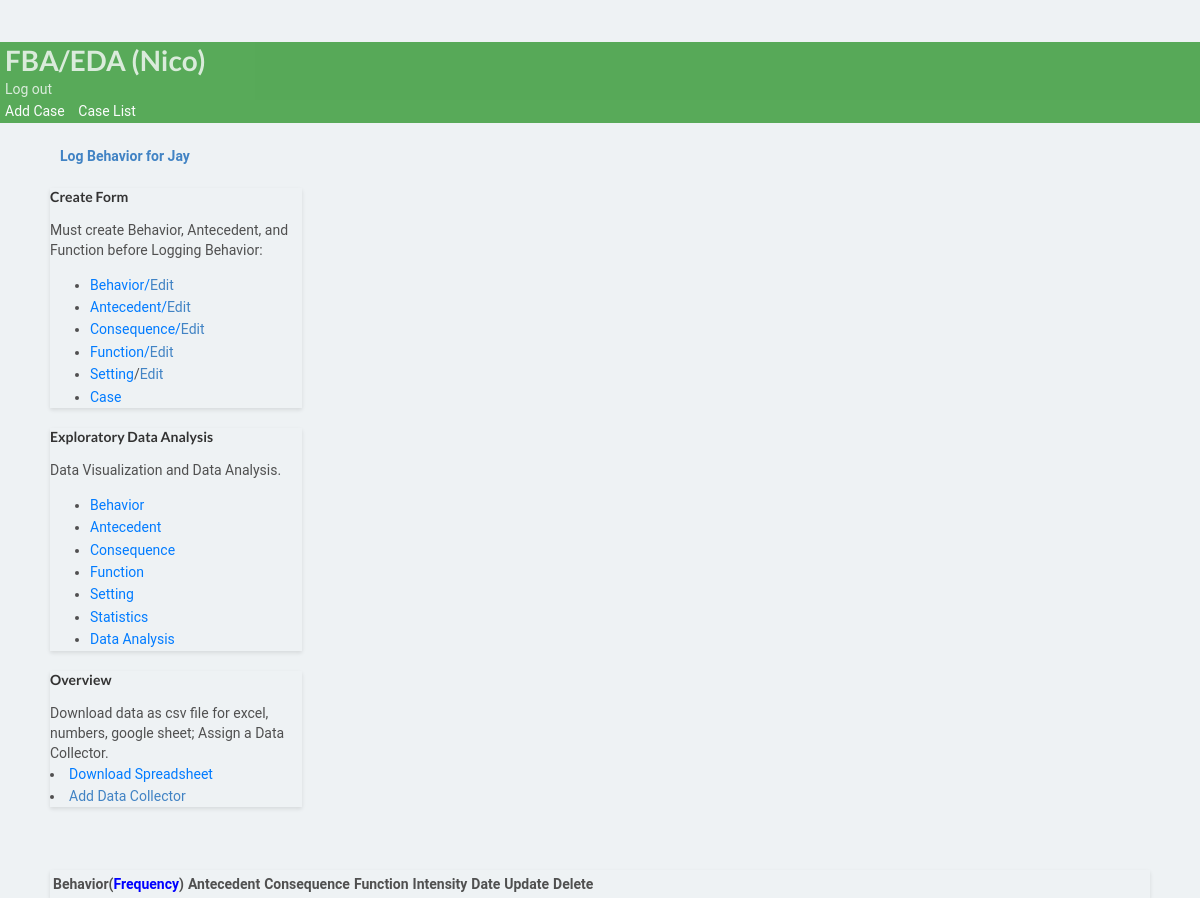
Page /dashboard/4/ (signed in) on the earlier database version.
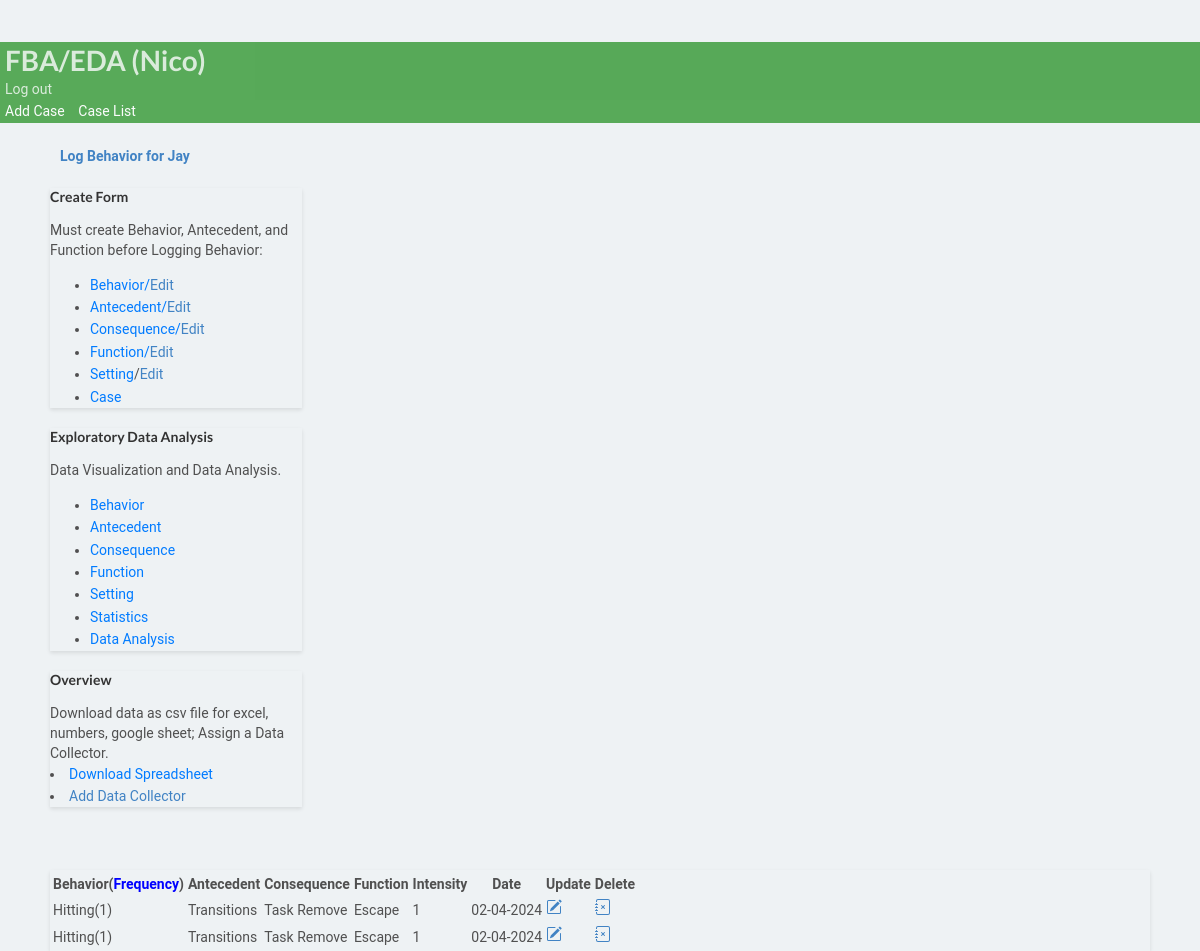
Same page on the later database version.
### bip/models.py (models this page shows, shortened)
class CustomUser(AbstractUser):
    bio = models.CharField(max_length=20, blank=True, null=True, verbose_name='Occupation')

class Student(models.Model):
        studentname= models.CharField(max_length=30,verbose_name= 'Name', null=True, blank=True)
        slug = models.SlugField(max_length=150,null=False,unique=False,blank=False,
        verbose_name=("Unique Identifier"),
        help_text=(
            "*Unique Identification allows another to use FBO form if provided by you only"
        ),
    )
        user_student = models.ForeignKey(CustomUser, on_delete=models.CASCADE,  default=None,related_name="postts")

class Case(models.Model):
        student= models.ForeignKey(Student,on_delete=models.CASCADE)
        behavior = models.ForeignKey(Behavior, on_delete=models.CASCADE)
        user = models.ForeignKey(CustomUser, on_delete=models.CASCADE, default=None)
        anticedent = models.ForeignKey(Anticedent,on_delete=models.CASCADE, verbose_name='Antecedent')
        function = models.ForeignKey(Function,on_delete=models.CASCADE)
        consequence = models.ForeignKey(Consequence,on_delete=models.CASCADE)
        enviroment = models.ForeignKey(Enviroment,on_delete=models.CASCADE, null=True, blank=True, verbose_name='Setting')
        date_created = models.DateField(null=True, blank=True, default=timezone.now, verbose_name='Date')
        duration = models.PositiveIntegerField(null=True, blank=True, verbose_name='Duration(Sec)')
        time = models.TimeField(null=True, blank=True)
        frequency = models.PositiveIntegerField(null=True, blank=True,  default=1, verbose_name='Frequency')
        intensity = models.PositiveIntegerField(null=True, blank=True,  default=1, validators=[
            MinValueValidator(1, message='Intensity must be at least 1(Mild).'),
            MaxValueValidator(3, message='Intensity options are 1(Mild), 2(Moderate),and 3(Severe).')
        ],
        verbose_name='Intensity')
        class Meta:
            ordering = ['-date_created']

class Behavior(models.Model):
        behaviorincident = models.CharField(max_length=30,verbose_name= 'Behavior')
        behavior_definition = models.CharField(null=True, blank=True, max_length=1000,verbose_name= 'Behavior Definition')
        intensity_definition = models.TextField(max_length=1000, null=True, blank=True,verbose_name= 'Define Intensity for 1(Mild), 2(Moderate), 3(Severe)')
        student= models.ForeignKey(Student,on_delete=models.CASCADE)
        user = models.ForeignKey(CustomUser, on_delete=models.CASCADE,  default=None)
        def __str__(self):
          return self.behaviorincident

class Anticedent(models.Model):
        anticedentincident = models.CharField(max_length=50,verbose_name= 'Antecedent', null=True, blank=True)
        student= models.ForeignKey(Student,on_delete=models.CASCADE)
        anticedent_definition = models.CharField(null=True, blank=True, max_length=1000, verbose_name= 'Antecedent Definition')
        user = models.ForeignKey(CustomUser, on_delete=models.CASCADE,  default=None)
        def __str__(self):
          return self.anticedentincident

class Consequence(models.Model):
        behaviorconsequence = models.CharField(max_length=30, null=True, blank=True,verbose_name= 'Consequence')
        student= models.ForeignKey(Student,on_delete=models.CASCADE)
        user = models.ForeignKey(CustomUser, on_delete=models.CASCADE,  default=None)
        def __str__(self):
          return self.behaviorconsequence

class Function(models.Model):
        behaviorfunction = models.CharField(max_length=30, null=True, blank=True,verbose_name= 'Function')
        student= models.ForeignKey(Student,on_delete=models.CASCADE)
        user = models.ForeignKey(CustomUser, on_delete=models.CASCADE,  default=None)
        def __str__(self):
          return self.behaviorfunction

### bip/views.py (the view)
# urls.py: path('dashboard/<pk>/', views.dashboard, name='dashboard'),
@login_required(login_url='case_manager_login')
@user_passes_test(is_case_manager)
def dashboard(request, pk):
    student = get_object_or_404(Student, pk=pk)
    student_behaviors = student.case_set.all()
    student_time = student.case_set.filter(time__isnull=False).first()
    student_duration = student.case_set.filter(duration__isnull=False).first()
    student_enviroment = student.case_set.filter(enviroment__isnull=False).first()
    context = {
    'student_behaviors': student_behaviors,
    "student":student,
    'student_time':student_time,
    'student_duration':student_duration,
    'student_enviroment':student_enviroment,
    }
    return render(request, 'bip/dashboard.html',context, )

### bip/context_processors.py (called while the page is built)
def user_context(request):
    user = get_user(request)
    return {'user': user}

### bip/templatetags/custom_filters.py (called while the page is built)
@register.filter(name='is_case_manager')
def is_case_manager(user):
    return user.groups.filter(name='CASE MANAGER').exists()

### bip/views.py (called while the page is built)
def is_case_manager(user):
    return user.groups.filter(name='CASE MANAGER').exists()

### bip/templates/bip/dashboard.html (shortened to what this page needs)
{% extends 'partials/base.html' %}
{% block content %}
<br>
<div class="container my-4">
  <div class="nav-button">
    <a class="btn btn-outline-info" href="{% url 'bip:create_incident' student.id %}"> <b> Log Behavior for {{student.studentname}}</b></a>
  </div>
<div class="row">
  <div class="col-md">
    <div class="card card" style="width: 18rem;">
      <div class="card-body">
        <h5 class="card-title">Create Form</h5>
        <p class="card-text">Must create Behavior, Antecedent, and Function  before Logging Behavior:</p>
              <ul class="list-group list-group-flush">
                      <li class="list-group-item"><a  href="{% url 'bip:create_behavior' student.id %}" class="card-link">Behavior/</a><a href="{% url 'bip:edit_behavior' student.id %}" >Edit</a></li>
                      <li class="list-group-item"><a href="{% url 'bip:create_anticedent' student.id %}" class="card-link">Antecedent/</a><a href="{% url 'bip:edit_anticedent' student.id %}">Edit</a></li>
                      <li class="list-group-item"><a href="{% url 'bip:create_consequence' student.id %}" class="card-link">Consequence/</a><a href="{% url 'bip:edit_consequence' student.id %}">Edit</a></li>
                      <li class="list-group-item"><a  href="{% url 'bip:create_function' student.id %}" class="card-link">Function/</a><a  href="{% url 'bip:edit_function' student.id %}">Edit</a></li>
                      <li class="list-group-item"><a  href="{% url 'bip:create_setting' student.id %}" class="card-link">Setting</a>/<a  href="{% url 'bip:edit_setting' student.id %}">Edit</a></li>
                      <li class="list-group-item"><a  href="{% url 'bip:student_profile' student.id %}" class="card-link">Case</a></li>
              </ul>
    </div>
  </div>
</div>
  <div class="col-md">
    <div class="card card" style="width: 18rem;">
      <div class="card-body">
        <h5 class="card-title">Exploratory Data Analysis</h5>
        <p class="card-text"> Data Visualization and Data Analysis.</p>
      </div>
      <ul class="list-group list-group-flush">
        <li class="list-group-item"><a href="{% url 'bip:snapshot' student.id %}" class="card-link">Behavior</a></li>
        <li class="list-group-item"><a href="{% url 'bip:anticedent' student.pk %}" class="card-link">Antecedent</a></li>
        <li class="list-group-item"><a href="{% url 'bip:consequence' student.pk %}" class="card-link">Consequence</a></li>
        <li class="list-group-item"><a href="{% url 'bip:function' student.pk %}" class="card-link">Function</a></li>
        <li class="list-group-item"><a href="{% url 'bip:setting' student.pk %}" class="card-link">Setting</a></li>
        <li class="list-group-item"><a a href="{% url 'bip:correlation' student.id %}" class="card-link">Statistics</a></li>
       <li class="list-group-item"><a a href="{% url 'bip:filter_data' student.id %}" class="card-link">Data Analysis</a></li>
      </ul>
    </div>
  </div>
  <div class="col-md">
    <div class="card card" style="width: 18rem;">
      <div class="card-body">
        <h5 class="card-title">Overview</h5>
        <p class="card-text">Download data as csv file for excel, numbers, google sheet; Assign a Data Collector.</p>
      </div>
        <li class="list-group-item"><a href="{% url 'bip:export' student.id %}" class="card-link">Download Spreadsheet</a></li>
       <li class="list-group-item"><a  href="{% url 'bip:assign_data_entry' student.id %}">Add Data Collector</a></li>
    </div>
  </div>
</div>
<br>
<div class="row">
  <div class="col-md">
    <div class="card card-body">
      <table class="table table-striped">
        <tr>
          <th>Behavior(<a  data-toggle="popover" data-placement="top" data-content="Why Frequency?
            To count the number of times the same behavior occured within one incident
            (ie. headbanging, hitting etc.)."><span style="color: blue;">Frequency</span></a>)</th>
          <th>Antecedent</th>
          <th>Consequence</th>
          <th>Function</th>
          <th>Intensity</th>
          <th>Date</th>
          <th>Update</th>
          <th>Delete</th>
        </tr>
        {% for incident in student_behaviors %}
        <tr>
          <td>{{incident.behavior }}({{incident.frequency }})</td>
          <td>{{incident.anticedent}}</td>
          <td>{{incident.consequence}}</td>
          <td>{{incident.function}}</td>
          {% if incident.intensity %}
          <td>{{incident.intensity}}</td>
          {% endif %}
          <td>{{incident.date_created|date:'m-d-Y'}}</td>
          <td> <a class="btn btn-warning" href="{% url 'bip:updatepost' pk=incident.pk student_id=incident.student_id %}" ></a></td>
          <td> <a class="btn btn-danger" href="{% url 'bip:delete_post' pk=incident.pk  %}"></a></td>
           {% endfor%}
        </tr>
      </table>
    </div>
  </div>
</div>
</div>
{% endblock %}

### bip/templates/partials/base.html (shortened to what this page needs)
{% load static %}
<!DOCTYPE html>
<html lang="en">
  <head>
    <link
      rel="stylesheet"
      href="https://cdn.jsdelivr.net/npm/bootstrap@4.6.1/dist/css/bootstrap.min.css"integrity="sha384-zCbKRCUGaJDkqS1kPbPd7TveP5iyJE0EjAuZQTgFLD2ylzuqKfdKlfG/eSrtxUkn"crossorigin="anonymous"
    />
    <link rel="stylesheet" type='text/css' href="https://cdnjs.cloudflare.com/ajax/libs/semantic-ui/2.2.14/semantic.min.css">
    <link rel="stylesheet" type="text/css" href="{% static 'css/style.css' %} ">
  </head>
  <body>
    {% load crispy_forms_tags %}
    {% include 'partials/nav.html'%} {% block content %} {% endblock %}
  </body>
</html>

### bip/templates/partials/nav.html (shortened to what this page needs)
{% load custom_filters %}
  <nav class="navbar navbar-dark ">
          <div class="navbar navbar-expand-lg">
                    {% if user.is_authenticated  %}
                    <div class="navbar-new">
                    <h1 class="logo"> <a class="colorwhite" >FBA/EDA ({{ user.username }})</a></h1>
          </div>
              <a class='colorwhite' class="nav-item nav-link" href="{% url 'bip:logout' %}"  >Log out</a>
          </div>
                 <div class="navbar-nav ml-auto">
                        {% if user|is_case_manager %}
              <a class="colorwhite" href="{% url 'bip:create_student' %}">Add Case</a>
              <a class="colorwhite" href="{% url 'bip:for_user' username=user.username %}">Case List</a>
                </div>
                {% endif %}
        {% endif %}
</nav>

### staticfiles/static_cdn/static_root/css/style.css (style rules this page uses)
body { background: white }
.navbar { opacity: 0.8; transition: 0.5s; background-color: #393 !important; color: #393; opacity: 0.8; transition: 0.5s; }
.navbar .colorwhite { color: white; ; text-decoration: none; padding: 5px; }
body { padding-top: 3rem; padding-bottom: 3rem; color: rgb(var(--bs-tertiary-color-rgb)); }

### bip/templates/bip/dashboard.html (style rules this page uses)
body { font-family: 'Roboto', sans-serif; background-color: #eef2f4; color: #505050; line-height: 1.6; }
.container { max-width: 1100px; margin: auto; }
.nav-button { margin-bottom: 20px; }
.btn-outline-info { width: 100%; padding: 10px; margin-bottom: 20px; }
.card { margin-bottom: 20px; box-shadow: 0 2px 4px rgba(0, 0, 0, 0.1); }
.card-title { color: #333; }
.card-link { color: #007bff; }
.table { margin-top: 20px; }

Differences in the rows shown:
added Case: behavior "Hitting", frequency "1", anticedent "Transitions", consequence "Task Remove", function "Escape", intensity "1", date_created "02-04-2024"
added Case: behavior "Hitting", frequency "1", anticedent "Transitions", consequence "Task Remove", function "Escape", intensity "1", date_created "02-04-2024"
